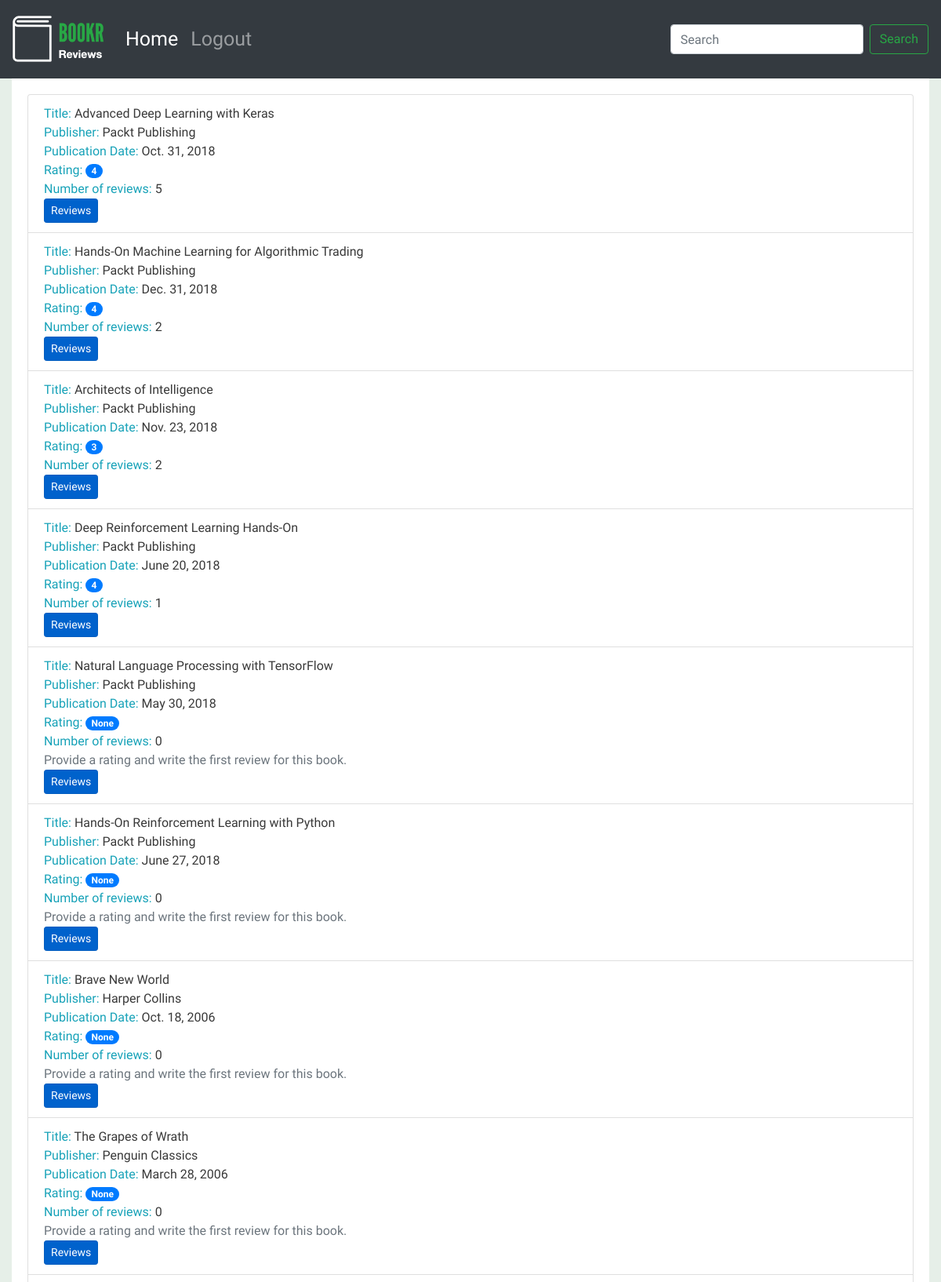
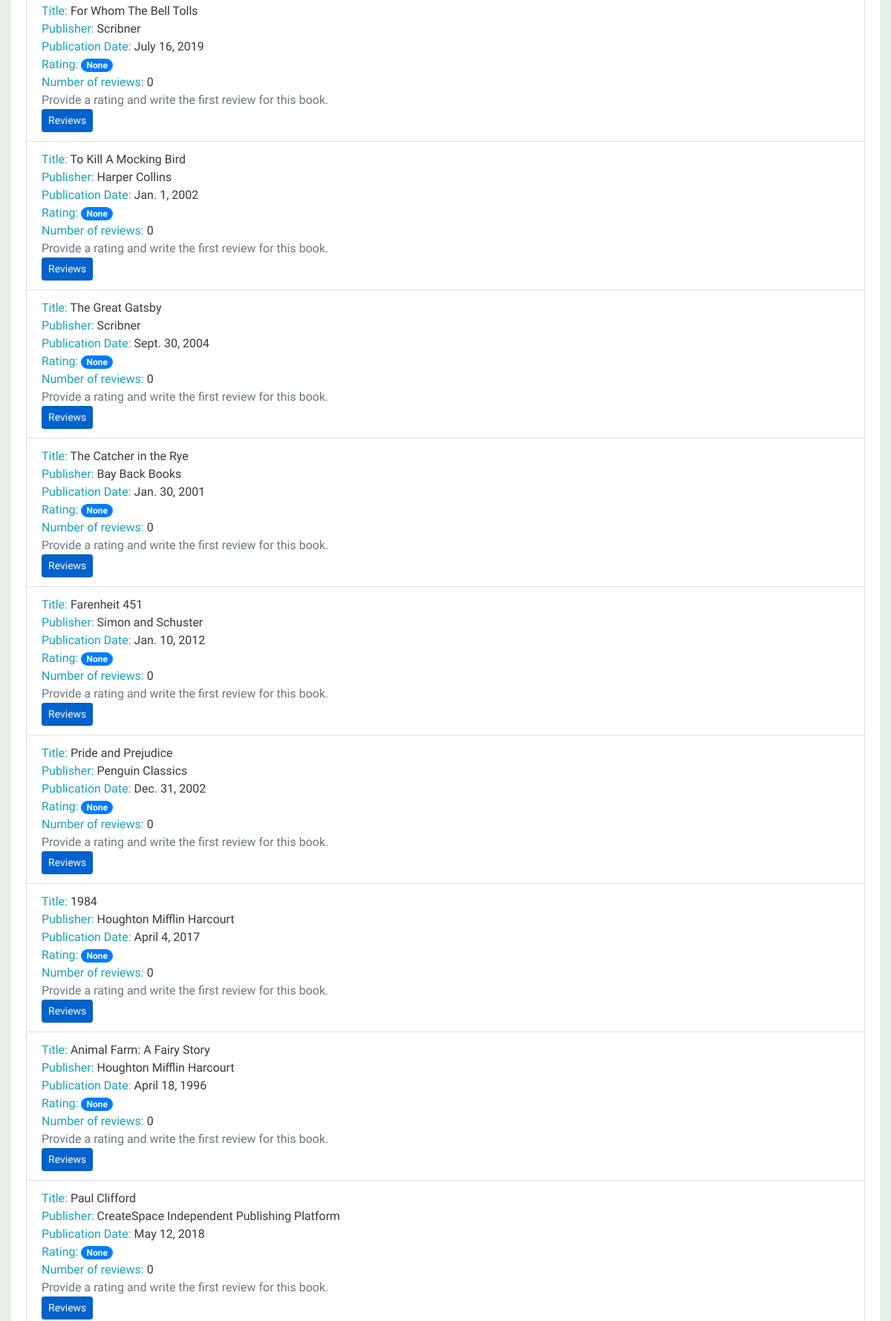
The page /books/ (upper part) on the database its author committed (2 pictures, top to bottom).
### reviews/models.py (models this page shows, shortened)
class Book(models.Model):
    title = models.CharField(max_length=70,
                             help_text="The title of the book.")
    publication_date = models.DateField(
        verbose_name="Date the book was published.")
    isbn = models.CharField(max_length=20,
                            verbose_name="ISBN number of the book.")
    publisher = models.ForeignKey(Publisher,
                                  on_delete=models.CASCADE)
    contributors = models.ManyToManyField('Contributor',
                                          through="BookContributor")
    cover = models.ImageField(upload_to="book_covers/", null=True, blank=True)
    sample = models.FileField(upload_to="book_samples/", null=True, blank=True)

class Publisher(models.Model):
    name = models.CharField(max_length=50,
                            help_text="The name of the Publisher.")
    website = models.URLField(help_text="The Publisher's website.")
    email = models.EmailField(help_text="The Publisher's email address.")
    def __str__(self):
        return self.name

### reviews/views.py (the view)
# urls.py: path('books/', views.book_list, name='book_list'),
def book_list(request):
    books = Book.objects.all()
    book_list = []
    for book in books:
        reviews = book.review_set.all()
        if reviews:
            book_rating = average_rating([review.rating for review in reviews])
            number_of_reviews = len(reviews)
        else:
            book_rating = None
            number_of_reviews = 0
        book_list.append({'book': book, \
                          'book_rating': book_rating, \
                          'number_of_reviews': number_of_reviews})
    context = {
        'book_list': book_list
    }
    return render(request, 'reviews/books_list.html', context)

### reviews/utils.py (called while the page is built)
def average_rating(rating_list):
    if not rating_list:
        return 0
    return round(sum(rating_list) / len(rating_list))

### reviews/templates/reviews/books_list.html (shortened to what this page needs)
{% extends 'reviews/review_base.html' %}
{% block content %}
<ul class="list-group">
  {% for item in book_list %}
  <li class="list-group-item">
      <span class="text-info">Title: </span> <span>{{ item.book.title }}</span>
      <br>
      <span class="text-info">Publisher: </span><span>{{ item.book.publisher }}</span>
      <br>
      <span class="text-info">Publication Date: </span><span>{{ item.book.publication_date }}</span>
      <br>
      <span class="text-info">Rating: </span><span class="badge badge-primary badge-pill">{{ item.book_rating }}</span>
      <br>
      <span class="text-info">Number of reviews: </span><span>{{ item.number_of_reviews }}</span>
      <br>
      {% if item.book_rating is null %}
      <span class="text-secondary">Provide a rating and write the first review for this book.</span>
      <br>
      {% endif %}
      <a class="btn btn-primary btn-sm active" role="button" aria-pressed="true" href="/book/{{ item.book.id }}/">Reviews</a></li>
  {% endfor %}
</ul>
{% endblock %}

### bookr/static/main.css (style rules this page uses)
body { font-family: 'Source Sans Pro', sans-serif; background-color: #e6efe8; color: #393939; }
ul.list-group { background-color: #fff; padding: 20px; }

### rows shown on the page
Book: book "Advanced Deep Learning with Keras", book.publisher "Packt Publishing", book.publication_date "Oct. 31, 2018", book_rating "4", number_of_reviews "5"
Book: book "Hands-On Machine Learning for Algorithmic Trading", book.publisher "Packt Publishing", book.publication_date "Dec. 31, 2018", book_rating "4", number_of_reviews "2"
Book: book "Architects of Intelligence", book.publisher "Packt Publishing", book.publication_date "Nov. 23, 2018", book_rating "3", number_of_reviews "2"
Book: book "Deep Reinforcement Learning Hands-On", book.publisher "Packt Publishing", book.publication_date "June 20, 2018", book_rating "4", number_of_reviews "1"
Book: book "Natural Language Processing with TensorFlow", book.publisher "Packt Publishing", book.publication_date "May 30, 2018", book_rating "None", number_of_reviews "0", shows "Provide a rating and write the first review for this book."
Book: book "Hands-On Reinforcement Learning with Python", book.publisher "Packt Publishing", book.publication_date "June 27, 2018", book_rating "None", number_of_reviews "0", shows "Provide a rating and write the first review for this book."
Book: book "Brave New World", book.publisher "Harper Collins", book.publication_date "Oct. 18, 2006", book_rating "None", number_of_reviews "0", shows "Provide a rating and write the first review for this book."
Book: book "The Grapes of Wrath", book.publisher "Penguin Classics", book.publication_date "March 28, 2006", book_rating "None", number_of_reviews "0", shows "Provide a rating and write the first review for this book."
Book: book "For Whom The Bell Tolls", book.publisher "Scribner", book.publication_date "July 16, 2019", book_rating "None", number_of_reviews "0", shows "Provide a rating and write the first review for this book."
Book: book "To Kill A Mocking Bird", book.publisher "Harper Collins", book.publication_date "Jan. 1, 2002", book_rating "None", number_of_reviews "0", shows "Provide a rating and write the first review for this book."
Book: book "The Great Gatsby", book.publisher "Scribner", book.publication_date "Sept. 30, 2004", book_rating "None", number_of_reviews "0", shows "Provide a rating and write the first review for this book."
Book: book "The Catcher in the Rye", book.publisher "Bay Back Books", book.publication_date "Jan. 30, 2001", book_rating "None", number_of_reviews "0", shows "Provide a rating and write the first review for this book."
Book: book "Farenheit 451", book.publisher "Simon and Schuster", book.publication_date "Jan. 10, 2012", book_rating "None", number_of_reviews "0", shows "Provide a rating and write the first review for this book."
Book: book "Pride and Prejudice", book.publisher "Penguin Classics", book.publication_date "Dec. 31, 2002", book_rating "None", number_of_reviews "0", shows "Provide a rating and write the first review for this book."
Book: book "1984", book.publisher "Houghton Mifflin Harcourt", book.publication_date "April 4, 2017", book_rating "None", number_of_reviews "0", shows "Provide a rating and write the first review for this book."
Book: book "Animal Farm: A Fairy Story", book.publisher "Houghton Mifflin Harcourt", book.publication_date "April 18, 1996", book_rating "None", number_of_reviews "0", shows "Provide a rating and write the first review for this book."
Book: book "Paul Clifford", book.publisher "CreateSpace Independent Publishing Platform", book.publication_date "May 12, 2018", book_rating "None", number_of_reviews "0", shows "Provide a rating and write the first review for this book."
